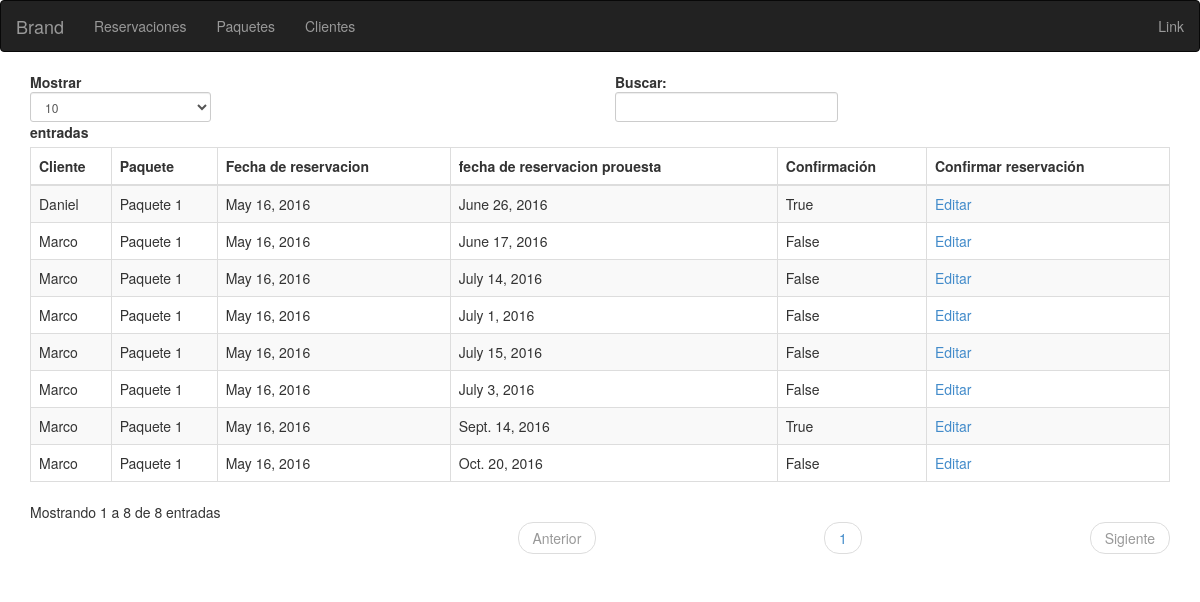
Before: /administrador/reservaciones/ with the older database file.
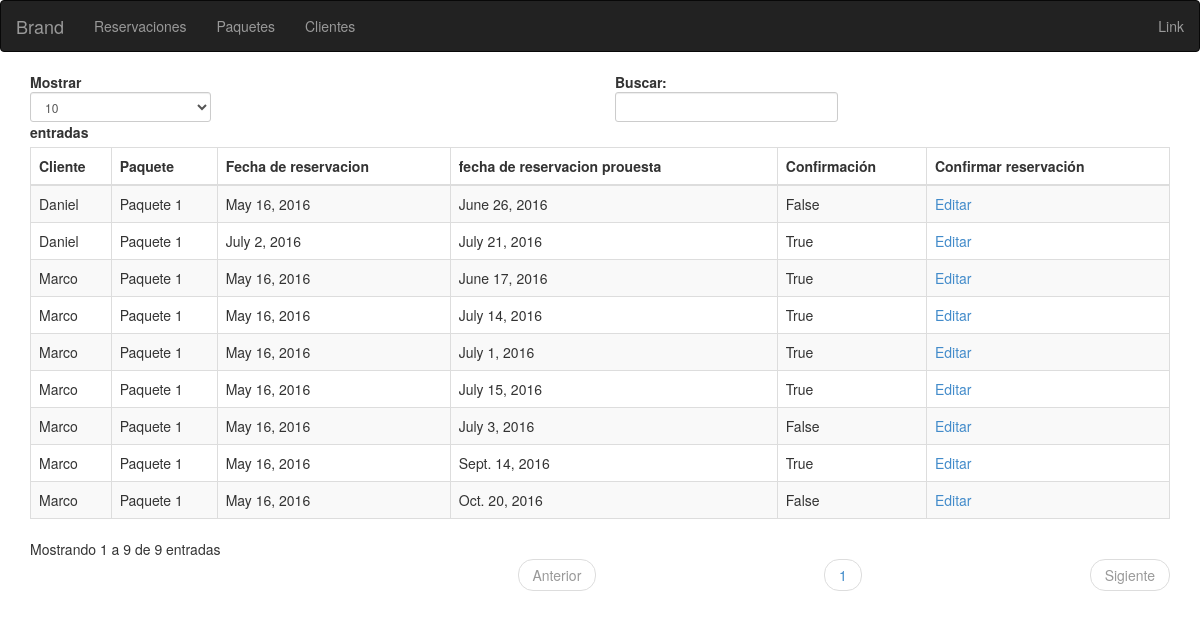
After: the same page with the newer database file.
### app/models.py (models this page shows, shortened)
class Reservacion(models.Model):
    paquete = models.ForeignKey(Paquete)
    cliente = models.ForeignKey(Cliente)
    fecha_ahora = models.DateField(auto_now_add=True)
    fecha = models.DateField(unique=True)
    confirmacion = models.BooleanField()

class Cliente(models.Model):
    nombre = models.CharField(max_length=50)
    apellidos = models.CharField(max_length=120)
    ciudad = models.CharField(max_length=150)
    direccion = models.TextField()
    codigo_postal = models.SmallIntegerField()
    telefono = models.IntegerField()
    email = models.EmailField()
    c_email = models.EmailField("Confirmar e-mail", )
    tyc = models.BooleanField("Terminos y condiciones",)
    def __str__(self):
        return self.nombre

class Paquete(models.Model):
    nombre = models.CharField(max_length=20)
    personas = models.CharField(max_length=3)
    sillas = models.SmallIntegerField()
    cubresillas = models.SmallIntegerField("cubre sillas", null=True, blank=True)
    mesas = models.SmallIntegerField()
    manteles = models.SmallIntegerField()
    cubremanteles = models.SmallIntegerField()
    juego_loza = models.SmallIntegerField("Juegos de loza, vaso, plato, cubiertos", blank=True, null=True)
    precio = models.DecimalField(max_digits=7, decimal_places=2)
    def __str__(self):
        return self.nombre

### joseadmin/views.py (the view)
class ReservacionList(ListView):
    model = Reservacion
    template_name = 'reservaciones-admin.html'

### joseadmin/templates/reservaciones-admin.html (shortened to what this page needs)
{% extends "base-admin.html" %}
{% load staticfiles %}
{% block contenidoadmin %}
 <div class="table-responsive">
    <table class="table" id="example">
        <thead>
        <tr>
            <th>Cliente</th>
            <th>Paquete</th>
            <th>Fecha de reservacion</th>
            <th>fecha de reservacion prouesta</th>
            <th>Confirmación</th>
            <th>Confirmar reservación</th>
        </tr>
        </thead>
        <tbody>
            {% for foo in object_list %}
                <tr>
                    <td>{{ foo.cliente }}</td>
                    <td>{{ foo.paquete }}</td>
                    <td>{{ foo.fecha_ahora }}</td>
                    <td>{{ foo.fecha }}</td>
                    <td>{{ foo.confirmacion }}</td>
                    <td><a href="{% url "administrador:reservacionEdit" foo.id %}">Editar</a></td>
                </tr>
            {% endfor %}
        </tbody>
    </table>
 </div>
{% endblock %}

Changed rows visible on the page:
changed Reservacion "June 26, 2016": confirmacion "True" → "False"
changed Reservacion "June 17, 2016": confirmacion "False" → "True"
changed Reservacion "July 14, 2016": confirmacion "False" → "True"
changed Reservacion "July 1, 2016": confirmacion "False" → "True"
changed Reservacion "July 15, 2016": confirmacion "False" → "True"
added Reservacion: cliente "Daniel", paquete "Paquete 1", fecha_ahora "July 2, 2016", fecha "July 21, 2016", confirmacion "True"
Other visible differences:
text written by a page script: "Mostrar entradas Buscar: Mostrando 1 a 8 de 8 entradas Anterior 1 Sigiente" → "Mostrar entradas Buscar: Mostrando 1 a 9 de 9 entradas Anterior 1 Sigiente"
